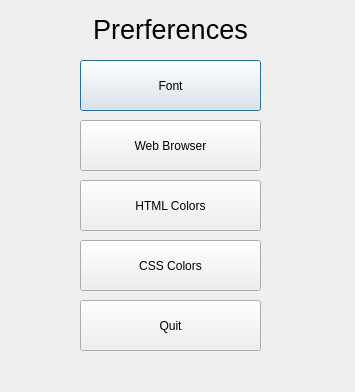
<?xml version="1.0" encoding="UTF-8"?>
<ui version="4.0">
 <class>Preferences</class>
 <widget class="QDialog" name="Preferences">
  <property name="geometry">
   <rect>
    <x>0</x>
    <y>0</y>
    <width>355</width>
    <height>392</height>
   </rect>
  </property>
  <property name="windowTitle">
   <string>HTML Editor Preferences</string>
  </property>
  <property name="windowIcon">
   <iconset>
    <normaloff>../../../../usr/share/htmleditor/resources/htmledit.png</normaloff>../../../../usr/share/htmleditor/resources/htmledit.png</iconset>
  </property>
  <widget class="QPushButton" name="fontBttn">
   <property name="geometry">
    <rect>
     <x>80</x>
     <y>60</y>
     <width>181</width>
     <height>51</height>
    </rect>
   </property>
   <property name="text">
    <string>Font</string>
   </property>
  </widget>
  <widget class="QPushButton" name="webBttn">
   <property name="geometry">
    <rect>
     <x>80</x>
     <y>120</y>
     <width>181</width>
     <height>51</height>
    </rect>
   </property>
   <property name="text">
    <string>Web Browser</string>
   </property>
  </widget>
  <widget class="QLabel" name="label">
   <property name="geometry">
    <rect>
     <x>80</x>
     <y>14</y>
     <width>181</width>
     <height>31</height>
    </rect>
   </property>
   <property name="font">
    <font>
     <pointsize>20</pointsize>
    </font>
   </property>
   <property name="text">
    <string>Prerferences</string>
   </property>
   <property name="alignment">
    <set>Qt::AlignCenter</set>
   </property>
  </widget>
  <widget class="QPushButton" name="quitBttn">
   <property name="geometry">
    <rect>
     <x>80</x>
     <y>300</y>
     <width>181</width>
     <height>51</height>
    </rect>
   </property>
   <property name="text">
    <string>Quit</string>
   </property>
  </widget>
  <widget class="QPushButton" name="htmlBttn">
   <property name="geometry">
    <rect>
     <x>80</x>
     <y>180</y>
     <width>181</width>
     <height>51</height>
    </rect>
   </property>
   <property name="text">
    <string>HTML Colors</string>
   </property>
  </widget>
  <widget class="QPushButton" name="cssBttn">
   <property name="geometry">
    <rect>
     <x>80</x>
     <y>240</y>
     <width>181</width>
     <height>51</height>
    </rect>
   </property>
   <property name="text">
    <string>CSS Colors</string>
   </property>
  </widget>
 </widget>
 <resources/>
 <connections/>
</ui>
